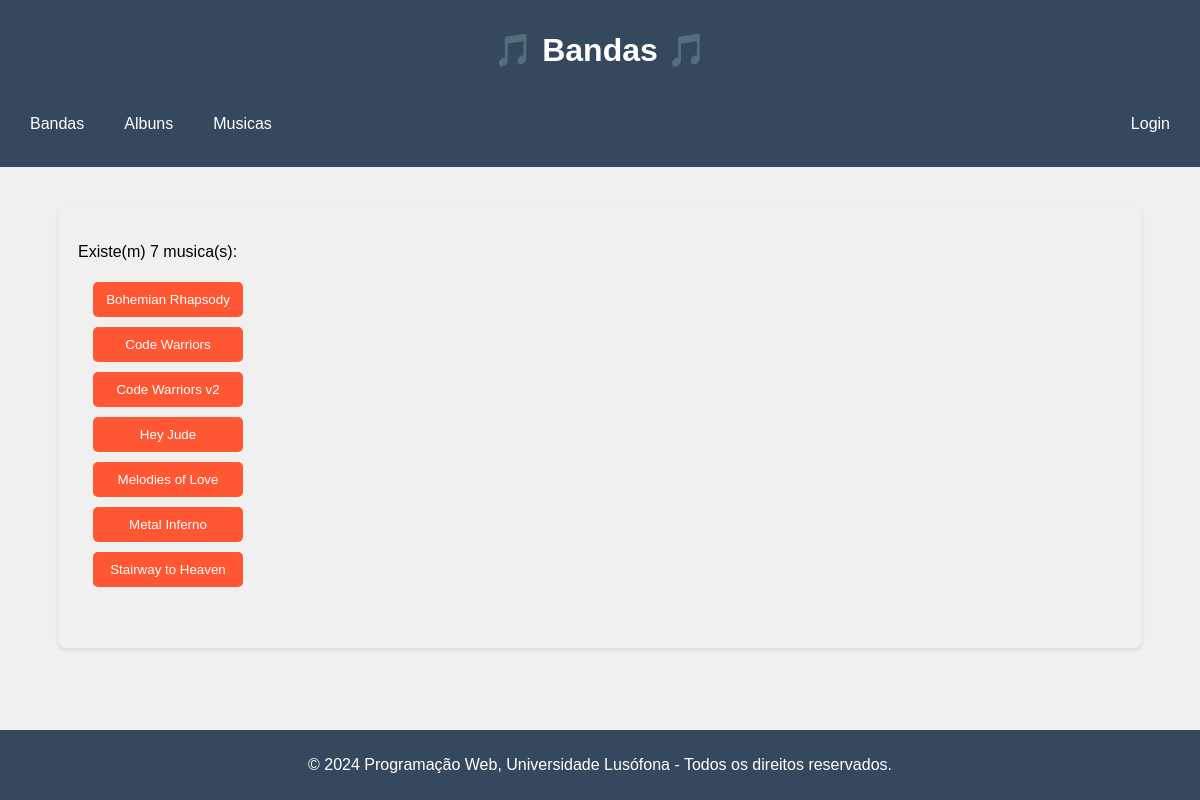
/bandas/musica/, run on the app's committed database.
### bandas/models.py (models this page shows)
class Musica(models.Model):
    titulo = models.CharField(max_length=100)
    link = models.URLField(blank=True)
    foto = models.ImageField(upload_to='musicas', blank=True)
    biografia = models.CharField(max_length=1000, null = True, blank = True)
    def __str__(self):
        return self.titulo

### bandas/views.py (the view)
# urls.py: path('<str:tipo>/', views.show_all_view, name='show_all'),
def show_all_view(request, tipo):
    if tipo == 'album':
        data = Album.objects.all().order_by('nome')
    elif tipo == 'musica':
        data = Musica.objects.all().order_by('titulo')
    else:
        data = Banda.objects.all().order_by('nome')
    context = {
        'tipo': tipo,
        'data': data,
    }
    return render(request, "bandas/show_all.html", context)

### bandas/templates/bandas/show_all.html (shortened to what this page needs)
{% extends 'bandas/layout.html' %}
{% block content %}
    {% if tipo == 'banda' %}
        <p>Existe(m) {{ data|length }} banda(s):</p>
        <ul class="buttons">
        {% for banda in data %}
            <li>
                <a href="{% url 'bandas:show' 'banda' banda.id %}"><button  class="data_button">{{ banda }}</button></a>
            </li>
        {% endfor %}
        </ul>
        <br>
        <br>
        {% if user.is_authenticated %}
            {% if user.is_superuser %}
                <a href="{% url 'bandas:inserir' 'banda' %}"><button>Inserir Banda</button></a>
            {% endif%}
        {% endif%}
    {% elif tipo == 'musica' %}
        <p>Existe(m) {{ data|length }} musica(s):</p>
        <ul class="buttons">
        {% for musica in data %}
            <li>
                <a href="{% url 'bandas:show' 'musica' musica.id %}"><button  class="data_button">{{ musica }}</button></a>
            </li>
        {% endfor %}
        </ul>
        <br>
        <br>
    {% endif %}
{% endblock %}

### bandas/static/css-banda.css (style rules this page uses)
body { font-family: Arial, sans-serif; margin: 0; padding: 0; background-color: #f0f0f0; display: grid; grid-template-rows: auto 1fr auto; grid-template-columns: 1fr; grid-template-areas: "header" "main" "footer"; min-height: 100vh; }
ul.buttons { list-style-type: none; margin: 0; padding: 0; display: flex; flex-direction: column; }
ul.buttons li { margin-left: 10px; }
button { background-color: #3498db; color: #fff; border: none; border-radius: 5px; padding: 10px; cursor: pointer; transition: background-color 0.3s ease; }
.data_button { display: inline-block; padding: 10px 0; background-color: #FF5733; color: #fff; text-decoration: none; border: none; border-radius: 5px; margin: 5px; width: 50%; max-width: 150px; box-sizing: border-box; overflow: hidden; white-space: nowrap; text-overflow: ellipsis; }

### data on the page
Musica: titulo "Bohemian Rhapsody"
Musica: titulo "Code Warriors"
Musica: titulo "Code Warriors v2"
Musica: titulo "Hey Jude"
Musica: titulo "Melodies of Love"
Musica: titulo "Metal Inferno"
Musica: titulo "Stairway to Heaven"

### other printed values
{{ data|length }} "7"
